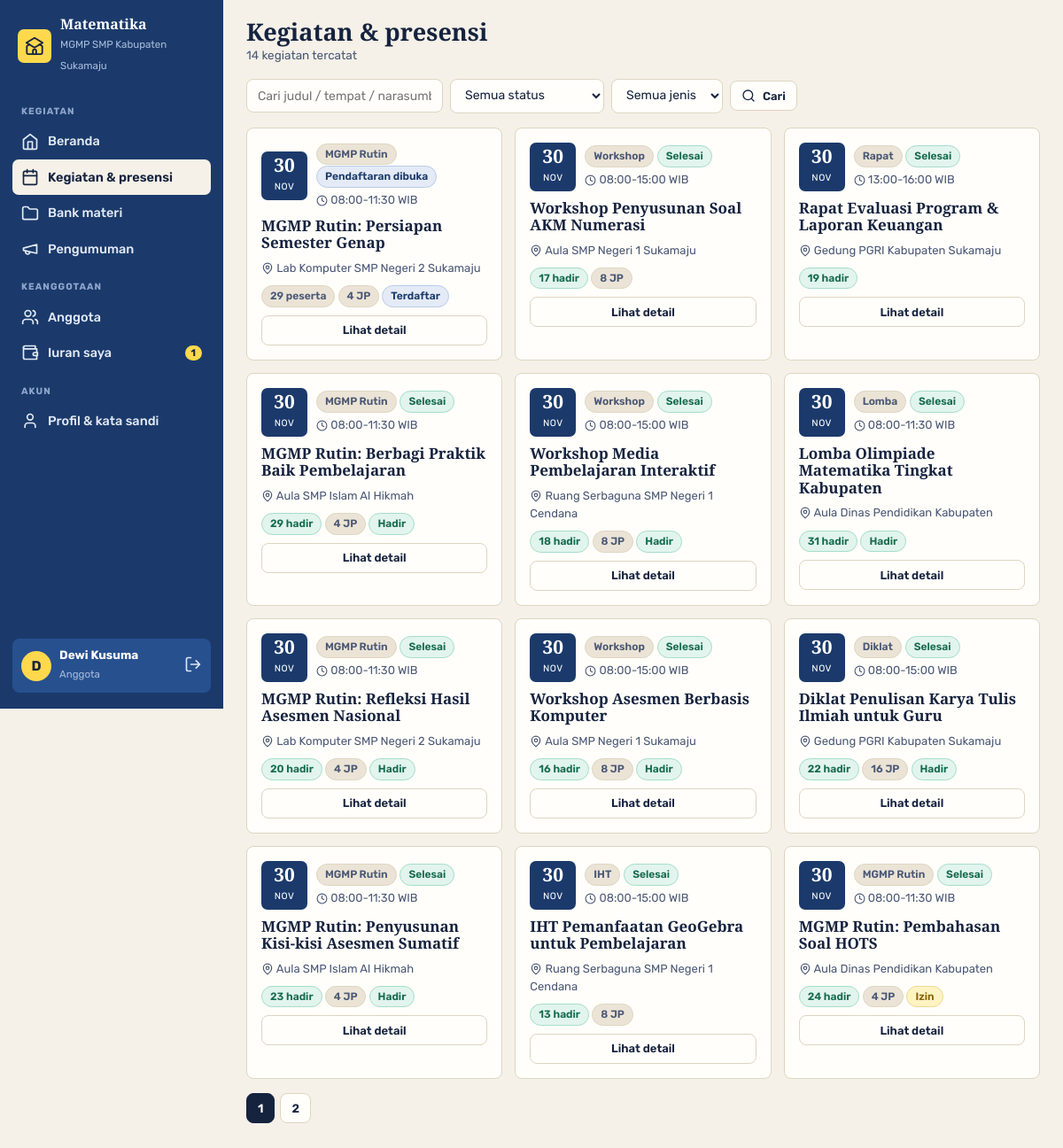
Page /index.php?page=kegiatan (signed in) on the committed database.
### tables this page shows
CREATE TABLE `pengaturan` (
  `id` TINYINT UNSIGNED NOT NULL PRIMARY KEY,
  `nama` VARCHAR(120) NOT NULL,
  `mapel` VARCHAR(60) NOT NULL,
  `jenjang` VARCHAR(20) NOT NULL,
  `wilayah` VARCHAR(80) NOT NULL,
  `sekretariat` VARCHAR(200) DEFAULT NULL,
  `telepon` VARCHAR(30) DEFAULT NULL,
  `email` VARCHAR(120) DEFAULT NULL,
  `whatsapp` VARCHAR(20) DEFAULT NULL,
  `ketua` VARCHAR(100) DEFAULT NULL,
  `sekretaris` VARCHAR(100) DEFAULT NULL,
  `bendahara` VARCHAR(100) DEFAULT NULL,
  `pembina` VARCHAR(100) DEFAULT NULL,
  `periode` VARCHAR(20) DEFAULT NULL,
  `iuran_bulanan` INT UNSIGNED NOT NULL DEFAULT 0,
  `menit_presensi` SMALLINT UNSIGNED NOT NULL DEFAULT 120,
  `tagline` VARCHAR(160) DEFAULT NULL,
  `tentang` TEXT,
  `logo` VARCHAR(120) DEFAULT NULL
);

CREATE TABLE `anggota` (
  `id` INT UNSIGNED NOT NULL AUTO_INCREMENT PRIMARY KEY,
  `nuptk` VARCHAR(20) DEFAULT NULL,
  `nama` VARCHAR(100) NOT NULL,
  `email` VARCHAR(120) NOT NULL UNIQUE,
  `password` VARCHAR(255) NOT NULL,
  `no_hp` VARCHAR(20) DEFAULT NULL,
  `sekolah` VARCHAR(120) NOT NULL,
  `kecamatan` VARCHAR(60) DEFAULT NULL,
  `jabatan` VARCHAR(40) DEFAULT 'Guru Mata Pelajaran',
  `role` ENUM('ketua','sekretaris','bendahara','anggota') NOT NULL DEFAULT 'anggota',
  `status` ENUM('pending','aktif','nonaktif') NOT NULL DEFAULT 'pending',
  `catatan` VARCHAR(200) DEFAULT NULL,
  `created_at` DATETIME NOT NULL,
  KEY `idx_status` (`status`)
);

CREATE TABLE `kegiatan` (
  `id` INT UNSIGNED NOT NULL AUTO_INCREMENT PRIMARY KEY,
  `judul` VARCHAR(150) NOT NULL,
  `jenis` ENUM('rutin','workshop','iht','diklat','lomba','rapat') NOT NULL DEFAULT 'rutin',
  `tanggal` DATE NOT NULL,
  `jam_mulai` TIME NOT NULL DEFAULT '08:00:00',
  `jam_selesai` TIME NOT NULL DEFAULT '12:00:00',
  `tempat` VARCHAR(150) NOT NULL,
  `narasumber` VARCHAR(120) DEFAULT NULL,
  `kuota` SMALLINT UNSIGNED NOT NULL DEFAULT 0,
  `biaya` INT UNSIGNED NOT NULL DEFAULT 0,
  `jam_pelatihan` SMALLINT UNSIGNED NOT NULL DEFAULT 0,
  `deskripsi` TEXT,
  `status` ENUM('rencana','dibuka','selesai','batal') NOT NULL DEFAULT 'rencana',
  `kode_presensi` VARCHAR(8) DEFAULT NULL,
  `presensi_tutup` DATETIME DEFAULT NULL,
  `dibuat_oleh` INT UNSIGNED DEFAULT NULL,
  `created_at` DATETIME NOT NULL,
  KEY `idx_tanggal` (`tanggal`),
  CONSTRAINT `fk_keg_user` FOREIGN KEY (`dibuat_oleh`) REFERENCES `anggota` (`id`) ON DELETE SET NULL
);

### index.php (called while the page is built, shortened)
<?php
require __DIR__ . '/includes/bootstrap.php';
$publik = ['beranda', 'daftar', 'cek', 'login'];
$routes = [
    'beranda'           => 'pages/beranda.php',
    'daftar'            => 'pages/daftar.php',
    'cek'               => 'pages/cek.php',
    'login'             => 'pages/login.php',
    'logout'            => 'pages/logout.php',
    'dashboard'         => 'pages/dashboard.php',
    'kegiatan'          => 'pages/kegiatan/index.php',
    'kegiatan.detail'   => 'pages/kegiatan/detail.php',
    'kegiatan.form'     => 'pages/kegiatan/form.php',
    'kegiatan.aksi'     => 'pages/kegiatan/aksi.php',
    'kegiatan.cetak'    => 'pages/kegiatan/cetak.php',
    'materi'            => 'pages/materi/index.php',
    'materi.form'       => 'pages/materi/form.php',
    'materi.aksi'       => 'pages/materi/aksi.php',
    'materi.unduh'      => 'pages/materi/unduh.php',
    'iuran'             => 'pages/iuran/index.php',
    'iuran.aksi'        => 'pages/iuran/aksi.php',
    'kas'               => 'pages/iuran/kas.php',
    'anggota'           => 'pages/anggota/index.php',
    'anggota.form'      => 'pages/anggota/form.php',
    'anggota.aksi'      => 'pages/anggota/aksi.php',
    'pengumuman'        => 'pages/pengumuman.php',
    'laporan'           => 'pages/laporan.php',
    'laporan.csv'       => 'pages/csv.php',
    'profil'            => 'pages/profil.php',
    'pengaturan'        => 'pages/pengaturan.php',
];
$page = $_GET['page'] ?? (user() ? 'dashboard' : 'beranda');
if (!in_array($page, $publik, true)) require_login();
require __DIR__ . '/' . $routes[$page];

### pages/kegiatan/index.php (the view, shortened to what this page needs)
<?php
$f_status = $_GET['status'] ?? '';
$f_jenis = $_GET['jenis'] ?? '';
$cari = trim($_GET['q'] ?? '');
$hal = max(1, (int) ($_GET['hal'] ?? 1));
$per = 12;
$w = ['1=1'];
$p = [];
$where = implode(' AND ', $w);
$total = (int) q("SELECT COUNT(*) FROM kegiatan k WHERE $where", $p)->fetchColumn();
$list = q("SELECT k.*,
                  (SELECT COUNT(*) FROM peserta x WHERE x.kegiatan_id = k.id) peserta,
                  (SELECT COUNT(*) FROM peserta x WHERE x.kegiatan_id = k.id AND x.status = 'hadir') hadir,
                  (SELECT p.status FROM peserta p WHERE p.kegiatan_id = k.id AND p.anggota_id = ?) status_saya
           FROM kegiatan k WHERE $where ORDER BY k.tanggal DESC LIMIT $per OFFSET " . (($hal - 1) * $per),
    array_merge([user()['id']], $p))->fetchAll();
$title = 'Kegiatan & presensi';
$sub = $total . ' kegiatan tercatat';
require __DIR__ . '/../../includes/header.php';
?>
<form class="filter" method="get" data-auto>
  <input class="inp" name="q" value="<?= e($cari) ?>" placeholder="Cari judul / tempat / narasumber" style="min-width:220px">
  <select class="inp" name="status"><option value="">Semua status</option>
  </select>
  <select class="inp" name="jenis"><option value="">Semua jenis</option>
  </select>
  <button class="btn putih kecil"><?= icon('search', 16) ?> Cari</button>
</form>
<div class="kg">
  <?php foreach ($list as $k): $sisa = $k['kuota'] ? $k['kuota'] - $k['peserta'] : null; ?>
    <div class="k">
      <div class="tg">
        <span class="d"><b><?= date('j', strtotime($k['tanggal'])) ?></b><small><?= substr(BULAN_ID[(int) date('n', strtotime($k['tanggal']))], 0, 3) ?></small></span>
        <span class="grow">
          <span class="chip chip-abu"><?= e(JENIS_KEGIATAN[$k['jenis']]) ?></span> <?= chip(STATUS_KEGIATAN, $k['status']) ?>
          <div class="kecil muted" style="margin-top:4px"><?= icon('clock', 13) ?> <?= jam($k['jam_mulai']) ?>-<?= jam($k['jam_selesai']) ?> WIB</div>
        </span>
      </div>
      <h3 style="font-size:17px"><a style="text-decoration:none;color:inherit" href="<?= url('kegiatan.detail', ['id' => $k['id']]) ?>"><?= e($k['judul']) ?></a></h3>
      <div class="kecil muted"><?= icon('pin', 14) ?> <?= e($k['tempat']) ?></div>
      <div class="kecil">
        <?php if ($k['status'] === 'selesai'): ?>
          <span class="chip chip-hijau"><?= (int) $k['hadir'] ?> hadir</span>
        <?php elseif ($sisa !== null): ?>
          <span class="chip <?= $sisa > 0 ? 'chip-biru' : 'chip-merah' ?>"><?= $sisa > 0 ? 'Sisa ' . $sisa : 'Kuota penuh' ?></span>
        <?php else: ?>
          <span class="chip chip-abu"><?= (int) $k['peserta'] ?> peserta</span>
        <?php endif; ?>
        <?php if ($k['jam_pelatihan']): ?><span class="chip chip-abu"><?= (int) $k['jam_pelatihan'] ?> JP</span><?php endif; ?>
        <?php if ($k['status_saya']): ?><?= chip(STATUS_PESERTA, $k['status_saya']) ?><?php endif; ?>
      </div>
      <a class="btn putih kecil" href="<?= url('kegiatan.detail', ['id' => $k['id']]) ?>">Lihat detail</a>
    </div>
  <?php endforeach; ?>
</div>
<?php $hlm = (int) ceil($total / $per); if ($hlm > 1): ?>
  <nav class="pagin">
    <?php for ($i = 1; $i <= $hlm; $i++): ?>
      <?php if ($i === $hal): ?><span class="on"><?= $i ?></span>
      <?php else: ?><a href="<?= url('kegiatan', ['q' => $cari, 'status' => $f_status, 'jenis' => $f_jenis, 'hal' => $i]) ?>"><?= $i ?></a><?php endif; ?>
    <?php endfor; ?>
  </nav>
<?php endif; ?>
<?php require __DIR__ . '/../../includes/footer.php'; ?>

### includes/header.php (shortened to what this page needs)
<?php
$s = setting();
$navPending = kelola_kegiatan() ? (int) q("SELECT COUNT(*) FROM anggota WHERE status = 'pending'")->fetchColumn() : 0;
$navMateri  = kelola_kegiatan() ? (int) q("SELECT COUNT(*) FROM materi WHERE status = 'menunggu'")->fetchColumn() : 0;
$navIuran   = (int) q("SELECT COUNT(*) FROM iuran WHERE status = 'belum'" . (kelola_kas() ? '' : ' AND anggota_id = ' . (int) user()['id']))->fetchColumn();
$navMenu = ['Kegiatan' => [
    ['dashboard', 'Beranda', 'home', 0],
    ['kegiatan', 'Kegiatan & presensi', 'calendar', 0],
    ['materi', 'Bank materi', 'folder', $navMateri],
    ['pengumuman', 'Pengumuman', 'megaphone', 0],
]];
$navMenu['Keanggotaan'] = [['anggota', 'Anggota', 'users', $navPending], ['iuran', 'Iuran saya', 'wallet', $navIuran]];
$navMenu['Akun'] = [['profil', 'Profil & kata sandi', 'user', 0]];
$navCur = explode('.', $_GET['page'] ?? 'dashboard')[0];
?>
<!DOCTYPE html>
<html lang="id">
<head>
<link rel="stylesheet" href="assets/css/style.css">
</head>
<body>
<div class="layout">
  <aside class="drawer" id="drawer">
    <a class="head" href="<?= url('dashboard') ?>"><span class="lg"><?= icon('school', 22) ?></span><span><b><?= e($s['mapel']) ?></b><small>MGMP <?= e($s['jenjang'] . ' ' . $s['wilayah']) ?></small></span></a>
    <nav>
      <?php foreach ($navMenu as $sec => $links): ?>
        <div class="sec"><?= e($sec) ?></div>
        <?php foreach ($links as [$_nk, $_nl, $_ni, $_nn]): ?>
          <a href="<?= url($_nk) ?>" class="<?= $navCur === $_nk ? 'active' : '' ?>"><?= icon($_ni, 20) ?> <?= e($_nl) ?><?php if ($_nn): ?><span class="n"><?= $_nn ?></span><?php endif; ?></a>
        <?php endforeach; ?>
      <?php endforeach; ?>
    </nav>
    <div class="grow"></div>
    <div class="me">
      <span class="av"><?= e(mb_strtoupper(mb_substr(user()['nama'], 0, 1))) ?></span>
      <span class="grow"><b><?= e(explode(',', user()['nama'])[0]) ?></b><small><?= e(LABEL_ROLE[role()] ?? role()) ?></small></span>
      <a href="<?= url('logout') ?>" title="Keluar"><?= icon('logout', 20) ?></a>
    </div>
  </aside>
  <main class="main">
    <div class="appbar">
      <h1><?= e($title ?? 'Beranda') ?><?php if (!empty($sub)): ?><small><?= e($sub) ?></small><?php endif; ?></h1>
    </div>

### includes/bootstrap.php (shortened to what this page needs)
<?php
function db(): PDO
{
    static $pdo = null;
    if ($pdo === null) {
        $c = require __DIR__ . '/../config/database.php';
        $dsn = "mysql:host={$c['host']};port={$c['port']};dbname={$c['database']};charset=utf8mb4";
        try {
            $pdo = new PDO($dsn, $c['username'], $c['password'], [
                PDO::ATTR_ERRMODE => PDO::ERRMODE_EXCEPTION,
                PDO::ATTR_DEFAULT_FETCH_MODE => PDO::FETCH_ASSOC,
            ]);
        } catch (PDOException $e) {
            die('<h3>Koneksi database gagal.</h3><p>Cek <b>config/database.php</b> dan pastikan database <b>'
                . htmlspecialchars($c['database']) . '</b> sudah di-import dari folder <b>database/</b>.</p>');
        }
    }
    return $pdo;
}
function q(string $sql, array $params = []): PDOStatement
{
    $st = db()->prepare($sql);
    $st->execute($params);
    return $st;
}
function e($v): string
{
    return htmlspecialchars((string) $v, ENT_QUOTES, 'UTF-8');
}
function jam($t): string
{
    return $t ? substr($t, 0, 5) : '-';
}
function url(string $page = 'dashboard', array $params = []): string
{
    return 'index.php?' . http_build_query(['page' => $page] + $params);
}
function user(): ?array
{
    return $_SESSION['user'] ?? null;
}
function require_login(): void
{
    $u = q('SELECT id, nama, email, role, status FROM anggota WHERE id = ?', [user()['id']])->fetch();
}
function role(): string
{
    return user()['role'] ?? '';
}
function kelola_kegiatan(): bool
{
    return in_array(role(), ['ketua', 'sekretaris'], true);
}
function kelola_kas(): bool
{
    return in_array(role(), ['ketua', 'bendahara'], true);
}
function setting(): array
{
    static $s = null;
    return $s ??= q('SELECT * FROM pengaturan WHERE id = 1')->fetch() ?: [];
}
function chip(array $map, string $k): string
{
    [$label, $warna] = $map[$k] ?? [ucfirst($k), 'abu'];
    return '<span class="chip chip-' . $warna . '">' . e($label) . '</span>';
}
function icon(string $name, int $size = 18): string
{
    return '<svg class="ic" width="' . $size . '" height="' . $size . '" viewBox="0 0 24 24" fill="none" stroke="currentColor" stroke-width="2" stroke-linecap="round" stroke-linejoin="round" aria-hidden="true">' . ($p[$name] ?? $p['info']) . '</svg>';
}

### rows in the picture
pengaturan: mapel "Matematika", jenjang+wilayah "SMP Kabupaten Sukamaju"
anggota: nama "D", nama "Dewi Kusuma", role "Anggota"
kegiatan: tanggal "30", tanggal "NOV", jenis "MGMP Rutin", label "Pendaftaran dibuka Terdaftar", $size 13 (drawn), jam_mulai "08:00", jam_selesai "11:30", judul "MGMP Rutin: Persiapan Semester Genap", tempat "Lab Komputer SMP Negeri 2 Sukamaju", peserta "29", jam_pelatihan "4"
kegiatan: tanggal "30", tanggal "NOV", jenis "Workshop", label "Selesai", $size 13 (drawn), jam_mulai "08:00", jam_selesai "15:00", judul "Workshop Penyusunan Soal AKM Numerasi", tempat "Aula SMP Negeri 1 Sukamaju", hadir "17", jam_pelatihan "8"
kegiatan: tanggal "30", tanggal "NOV", jenis "Rapat", label "Selesai", $size 13 (drawn), jam_mulai "13:00", jam_selesai "16:00", judul "Rapat Evaluasi Program & Laporan Keuangan", tempat "Gedung PGRI Kabupaten Sukamaju", hadir "19"
kegiatan: tanggal "30", tanggal "NOV", jenis "MGMP Rutin", label "Selesai Hadir", $size 13 (drawn), jam_mulai "08:00", jam_selesai "11:30", judul "MGMP Rutin: Berbagi Praktik Baik Pembelajaran", tempat "Aula SMP Islam Al Hikmah", hadir "29", jam_pelatihan "4"
kegiatan: tanggal "30", tanggal "NOV", jenis "Workshop", label "Selesai Hadir", $size 13 (drawn), jam_mulai "08:00", jam_selesai "15:00", judul "Workshop Media Pembelajaran Interaktif", tempat "Ruang Serbaguna SMP Negeri 1 Cendana", hadir "18", jam_pelatihan "8"
kegiatan: tanggal "30", tanggal "NOV", jenis "Lomba", label "Selesai Hadir", $size 13 (drawn), jam_mulai "08:00", jam_selesai "11:30", judul "Lomba Olimpiade Matematika Tingkat Kabupaten", tempat "Aula Dinas Pendidikan Kabupaten", hadir "31"
kegiatan: tanggal "30", tanggal "NOV", jenis "MGMP Rutin", label "Selesai Hadir", $size 13 (drawn), jam_mulai "08:00", jam_selesai "11:30", judul "MGMP Rutin: Refleksi Hasil Asesmen Nasional", tempat "Lab Komputer SMP Negeri 2 Sukamaju", hadir "20", jam_pelatihan "4"
kegiatan: tanggal "30", tanggal "NOV", jenis "Workshop", label "Selesai Hadir", $size 13 (drawn), jam_mulai "08:00", jam_selesai "15:00", judul "Workshop Asesmen Berbasis Komputer", tempat "Aula SMP Negeri 1 Sukamaju", hadir "16", jam_pelatihan "8"
kegiatan: tanggal "30", tanggal "NOV", jenis "Diklat", label "Selesai Hadir", $size 13 (drawn), jam_mulai "08:00", jam_selesai "15:00", judul "Diklat Penulisan Karya Tulis Ilmiah untuk Guru", tempat "Gedung PGRI Kabupaten Sukamaju", hadir "22", jam_pelatihan "16"
kegiatan: tanggal "30", tanggal "NOV", jenis "MGMP Rutin", label "Selesai Hadir", $size 13 (drawn), jam_mulai "08:00", jam_selesai "11:30", judul "MGMP Rutin: Penyusunan Kisi-kisi Asesmen Sumatif", tempat "Aula SMP Islam Al Hikmah", hadir "23", jam_pelatihan "4"
kegiatan: tanggal "30", tanggal "NOV", jenis "IHT", label "Selesai", jam_mulai "08:00", jam_selesai "15:00", judul "IHT Pemanfaatan GeoGebra untuk Pembelajaran", tempat "Ruang Serbaguna SMP Negeri 1 Cendana", hadir "13", jam_pelatihan "8"
kegiatan: tanggal "30", tanggal "NOV", jenis "MGMP Rutin", label "Selesai Izin", $size 13 (drawn), jam_mulai "08:00", jam_selesai "11:30", judul "MGMP Rutin: Pembahasan Soal HOTS", tempat "Aula Dinas Pendidikan Kabupaten", hadir "24", jam_pelatihan "4"

### other values in the picture
$sec "KEGIATAN"
$_nl "Beranda"
$_nl "Kegiatan & presensi"
$_nl "Bank materi"
$_nl "Pengumuman"
$sec "KEANGGOTAAN"
$_nl "Anggota"
$_nl "Iuran saya"
$_nn "1"
$sec "AKUN"
$_nl "Profil & kata sandi"
$title "Kegiatan & presensi"
$sub "14 kegiatan tercatat"
